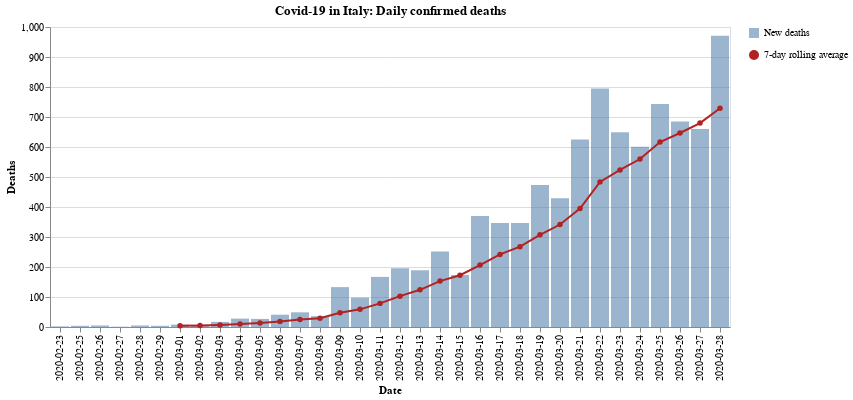

Notebook cell for this chart:
### Code cell
#hide_input
bars = alt.Chart(data.reset_index()).mark_bar(opacity=0.7).encode(
    x = alt.X('date:N', axis=alt.Axis(title='Date')),
    y = alt.Y('new_deaths:Q', axis=alt.Axis(title='Deaths')),
    tooltip = ['date', 'new_deaths'],
    opacity=alt.Opacity('New deaths', legend=alt.Legend(title=""))
)

line = alt.Chart(data.reset_index()).mark_line(point={
      "filled": True,
      "fill": "firebrick"
    }, color='firebrick').encode(
    x=alt.X('date:N', axis=alt.Axis(title='Date')),
    y = alt.Y('rolling_new_deaths:Q'),
    shape=alt.Shape('7-day rolling average', legend=alt.Legend(title=""))
)

(bars + line).properties(
    title='Covid-19 in Italy: Daily confirmed deaths'
)

### Figure 1 — Vega-Lite specification as saved in the notebook (floating-point values rounded to 4 significant figures)
{"config": {"view": {"continuousWidth": 400, "continuousHeight": 300}}, "layer": [{"data": {"name": "data-a0714442adeb5563a6d0b3ac2d8c5f0c"}, "mark": {"type": "bar", "opacity": 0.7}, "encoding": {"opacity": {"type": "nominal", "field": "New deaths", "legend": {"title": ""}}, "tooltip": [{"type": "nominal", "field": "date"}, {"type": "quantitative", "field": "new_deaths"}], "x": {"type": "nominal", "axis": {"title": "Date"}, "field": "date"}, "y": {"type": "quantitative", "axis": {"title": "Deaths"}, "field": "new_deaths"}}}, {"data": {"name": "data-a0714442adeb5563a6d0b3ac2d8c5f0c"}, "mark": {"type": "line", "color": "firebrick", "point": {"filled": true, "fill": "firebrick"}}, "encoding": {"shape": {"type": "nominal", "field": "7-day rolling average", "legend": {"title": ""}}, "x": {"type": "nominal", "axis": {"title": "Date"}, "field": "date"}, "y": {"type": "quantitative", "field": "rolling_new_deaths"}}}], "title": "Covid-19 in Italy: Daily confirmed deaths", "$schema": "https://vega.github.io/schema/vega-lite/v4.8.1.json", "datasets": {"data-a0714442adeb5563a6d0b3ac2d8c5f0c": [{"index": 0, "date": "2020-02-23", "new_deaths": 2, "rolling_new_deaths": null, "New deaths": "New deaths", "7-day rolling average": "7-day rolling average"}, {"index": 1, "date": "2020-02-25", "new_deaths": 4, "rolling_new_deaths": null, "New deaths": "New deaths", "7-day rolling average": "7-day rolling average"}, {"index": 2, "date": "2020-02-26", "new_deaths": 5, "rolling_new_deaths": null, "New deaths": "New deaths", "7-day rolling average": "7-day rolling average"}, {"index": 3, "date": "2020-02-27", "new_deaths": 1, "rolling_new_deaths": null, "New deaths": "New deaths", "7-day rolling average": "7-day rolling average"}, {"index": 4, "date": "2020-02-28", "new_deaths": 5, "rolling_new_deaths": null, "New deaths": "New deaths", "7-day rolling average": "7-day rolling average"}, {"index": 5, "date": "2020-02-29", "new_deaths": 4, "rolling_new_deaths": null, "New deaths": "New deaths", "7-day rolling average": "7-day rolling average"}, {"index": 6, "date": "2020-03-01", "new_deaths": 8, "rolling_new_deaths": 4.143, "New deaths": "New deaths", "7-day rolling average": "7-day rolling average"}, {"index": 7, "date": "2020-03-02", "new_deaths": 6, "rolling_new_deaths": 4.714, "New deaths": "New deaths", "7-day rolling average": "7-day rolling average"}, {"index": 8, "date": "2020-03-03", "new_deaths": 17, "rolling_new_deaths": 6.571, "New deaths": "New deaths", "7-day rolling average": "7-day rolling average"}, {"index": 9, "date": "2020-03-04", "new_deaths": 28, "rolling_new_deaths": 9.857, "New deaths": "New deaths", "7-day rolling average": "7-day rolling average"}, {"index": 10, "date": "2020-03-05", "new_deaths": 27, "rolling_new_deaths": 13.57, "New deaths": "New deaths", "7-day rolling average": "7-day rolling average"}, {"index": 11, "date": "2020-03-06", "new_deaths": 41, "rolling_new_deaths": 18.71, "New deaths": "New deaths", "7-day rolling average": "7-day rolling average"}, {"index": 12, "date": "2020-03-07", "new_deaths": 49, "rolling_new_deaths": 25.14, "New deaths": "New deaths", "7-day rolling average": "7-day rolling average"}, {"index": 13, "date": "2020-03-08", "new_deaths": 36, "rolling_new_deaths": 29.14, "New deaths": "New deaths", "7-day rolling average": "7-day rolling average"}, {"index": 14, "date": "2020-03-09", "new_deaths": 133, "rolling_new_deaths": 47.29, "New deaths": "New deaths", "7-day rolling average": "7-day rolling average"}, {"index": 15, "date": "2020-03-10", "new_deaths": 98, "rolling_new_deaths": 58.86, "New deaths": "New deaths", "7-day rolling average": "7-day rolling average"}, {"index": 16, "date": "2020-03-11", "new_deaths": 167, "rolling_new_deaths": 78.71, "New deaths": "New deaths", "7-day rolling average": "7-day rolling average"}, {"index": 17, "date": "2020-03-12", "new_deaths": 196, "rolling_new_deaths": 102.9, "New deaths": "New deaths", "7-day rolling average": "7-day rolling average"}, {"index": 18, "date": "2020-03-13", "new_deaths": 189, "rolling_new_deaths": 124.0, "New deaths": "New deaths", "7-day rolling average": "7-day rolling average"}, {"index": 19, "date": "2020-03-14", "new_deaths": 252, "rolling_new_deaths": 153.0, "New deaths": "New deaths", "7-day rolling average": "7-day rolling average"}, {"index": 20, "date": "2020-03-15", "new_deaths": 173, "rolling_new_deaths": 172.6, "New deaths": "New deaths", "7-day rolling average": "7-day rolling average"}, {"index": 21, "date": "2020-03-16", "new_deaths": 370, "rolling_new_deaths": 206.4, "New deaths": "New deaths", "7-day rolling average": "7-day rolling average"}, {"index": 22, "date": "2020-03-17", "new_deaths": 347, "rolling_new_deaths": 242.0, "New deaths": "New deaths", "7-day rolling average": "7-day rolling average"}, {"index": 23, "date": "2020-03-18", "new_deaths": 347, "rolling_new_deaths": 267.7, "New deaths": "New deaths", "7-day rolling average": "7-day rolling average"}, {"index": 24, "date": "2020-03-19", "new_deaths": 473, "rolling_new_deaths": 307.3, "New deaths": "New deaths", "7-day rolling average": "7-day rolling average"}, {"index": 25, "date": "2020-03-20", "new_deaths": 429, "rolling_new_deaths": 341.6, "New deaths": "New deaths", "7-day rolling average": "7-day rolling average"}, {"index": 26, "date": "2020-03-21", "new_deaths": 625, "rolling_new_deaths": 394.9, "New deaths": "New deaths", "7-day rolling average": "7-day rolling average"}, {"index": 27, "date": "2020-03-22", "new_deaths": 795, "rolling_new_deaths": 483.7, "New deaths": "New deaths", "7-day rolling average": "7-day rolling average"}, {"index": 28, "date": "2020-03-23", "new_deaths": 649, "rolling_new_deaths": 523.6, "New deaths": "New deaths", "7-day rolling average": "7-day rolling average"}, {"index": 29, "date": "2020-03-24", "new_deaths": 601, "rolling_new_deaths": 559.9, "New deaths": "New deaths", "7-day rolling average": "7-day rolling average"}, {"index": 30, "date": "2020-03-25", "new_deaths": 743, "rolling_new_deaths": 616.4, "New deaths": "New deaths", "7-day rolling average": "7-day rolling average"}, {"index": 31, "date": "2020-03-26", "new_deaths": 685, "rolling_new_deaths": 646.7, "New deaths": "New deaths", "7-day rolling average": "7-day rolling average"}, {"index": 32, "date": "2020-03-27", "new_deaths": 660, "rolling_new_deaths": 679.7, "New deaths": "New deaths", "7-day rolling average": "7-day rolling average"}, {"index": 33, "date": "2020-03-28", "new_deaths": 971, "rolling_new_deaths": 729.1, "New deaths": "New deaths", "7-day rolling average": "7-day rolling average"}]}}
